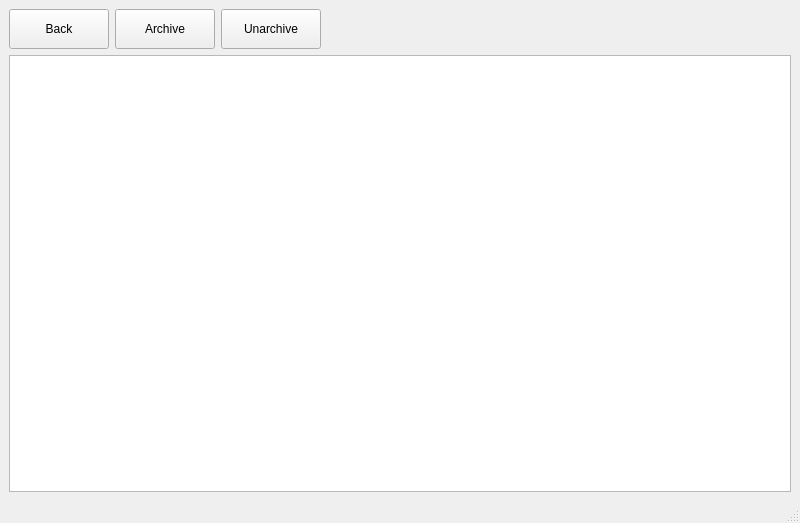
<?xml version="1.0" encoding="UTF-8"?>
<ui version="4.0">
 <class>MainWindow</class>
 <widget class="QMainWindow" name="MainWindow">
  <property name="geometry">
   <rect>
    <x>0</x>
    <y>0</y>
    <width>800</width>
    <height>523</height>
   </rect>
  </property>
  <property name="windowTitle">
   <string>MainWindow</string>
  </property>
  <widget class="QWidget" name="centralwidget">
   <property name="sizePolicy">
    <sizepolicy hsizetype="Preferred" vsizetype="Preferred">
     <horstretch>0</horstretch>
     <verstretch>0</verstretch>
    </sizepolicy>
   </property>
   <layout class="QGridLayout" name="gridLayout">
    <item row="2" column="0" colspan="4">
     <widget class="QListView" name="listView"/>
    </item>
    <item row="0" column="0">
     <widget class="QPushButton" name="back">
      <property name="sizePolicy">
       <sizepolicy hsizetype="Fixed" vsizetype="Fixed">
        <horstretch>0</horstretch>
        <verstretch>0</verstretch>
       </sizepolicy>
      </property>
      <property name="minimumSize">
       <size>
        <width>100</width>
        <height>40</height>
       </size>
      </property>
      <property name="text">
       <string>Back</string>
      </property>
     </widget>
    </item>
    <item row="0" column="1">
     <widget class="QPushButton" name="archive">
      <property name="sizePolicy">
       <sizepolicy hsizetype="Fixed" vsizetype="Fixed">
        <horstretch>0</horstretch>
        <verstretch>0</verstretch>
       </sizepolicy>
      </property>
      <property name="minimumSize">
       <size>
        <width>100</width>
        <height>40</height>
       </size>
      </property>
      <property name="maximumSize">
       <size>
        <width>16777215</width>
        <height>16777215</height>
       </size>
      </property>
      <property name="text">
       <string>Archive</string>
      </property>
     </widget>
    </item>
    <item row="0" column="2">
     <widget class="QPushButton" name="unarchive">
      <property name="sizePolicy">
       <sizepolicy hsizetype="Fixed" vsizetype="Fixed">
        <horstretch>0</horstretch>
        <verstretch>0</verstretch>
       </sizepolicy>
      </property>
      <property name="minimumSize">
       <size>
        <width>100</width>
        <height>40</height>
       </size>
      </property>
      <property name="text">
       <string>Unarchive</string>
      </property>
     </widget>
    </item>
   </layout>
  </widget>
  <widget class="QMenuBar" name="menubar">
   <property name="geometry">
    <rect>
     <x>0</x>
     <y>0</y>
     <width>800</width>
     <height>20</height>
    </rect>
   </property>
  </widget>
  <widget class="QStatusBar" name="statusbar"/>
 </widget>
 <resources/>
 <connections/>
</ui>
